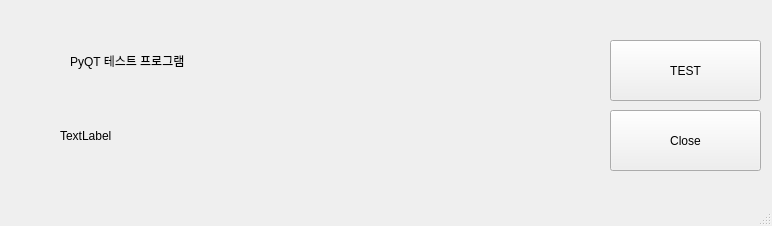
<?xml version="1.0" encoding="UTF-8"?>
<ui version="4.0">
 <class>MainWindow</class>
 <widget class="QMainWindow" name="MainWindow">
  <property name="geometry">
   <rect>
    <x>0</x>
    <y>0</y>
    <width>772</width>
    <height>226</height>
   </rect>
  </property>
  <property name="windowTitle">
   <string>LabelTest</string>
  </property>
  <widget class="QWidget" name="centralwidget">
   <widget class="QPushButton" name="pushButton">
    <property name="geometry">
     <rect>
      <x>610</x>
      <y>40</y>
      <width>151</width>
      <height>61</height>
     </rect>
    </property>
    <property name="text">
     <string>TEST</string>
    </property>
   </widget>
   <widget class="QPushButton" name="pushButton_2">
    <property name="geometry">
     <rect>
      <x>610</x>
      <y>110</y>
      <width>151</width>
      <height>61</height>
     </rect>
    </property>
    <property name="text">
     <string>Close</string>
    </property>
   </widget>
   <widget class="QLabel" name="label">
    <property name="geometry">
     <rect>
      <x>70</x>
      <y>40</y>
      <width>311</width>
      <height>41</height>
     </rect>
    </property>
    <property name="text">
     <string>PyQT 테스트 프로그램</string>
    </property>
   </widget>
   <widget class="QLabel" name="label_2">
    <property name="geometry">
     <rect>
      <x>60</x>
      <y>110</y>
      <width>401</width>
      <height>51</height>
     </rect>
    </property>
    <property name="text">
     <string>TextLabel</string>
    </property>
   </widget>
  </widget>
  <widget class="QMenuBar" name="menubar">
   <property name="geometry">
    <rect>
     <x>0</x>
     <y>0</y>
     <width>772</width>
     <height>21</height>
    </rect>
   </property>
  </widget>
  <widget class="QStatusBar" name="statusbar"/>
 </widget>
 <resources/>
 <connections/>
</ui>
